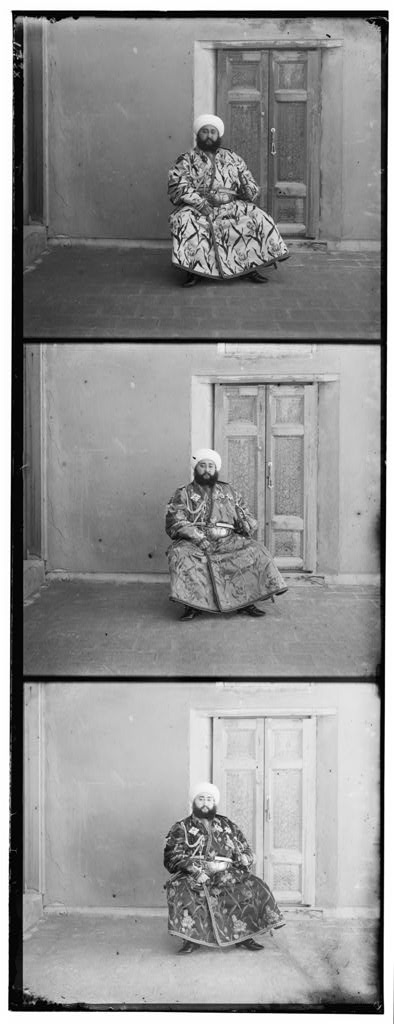
#> input picture tasks/task1/00153v.jpg, 394 x 1024 px
$ jupyter execute task_key.ipynb
#> lines starting #> are read from the running program, lines starting #| are printed output that depends on the picture
# Task

Sergei Mikhailovich Prokudin-Gorskii (1863-1944), a pioneering photographer extensively traveled the Russian Empire from 1909 to 1915, capturing thousands of images. Employing an early color technology, he recorded three images of each scene onto glass plates using red, green, and blue filters.

Your task is to take Gorskii glass plate RGB color channels and produce a color image with as few visual artifacts as possible (ignore the artifacts at the image boundaries). To do this, you will need to read the image file, extract the three color channel images, place them on top of each other, and align them so that they form a single RGB color image. You will need to implement this in Python.

**Note** that the channel order for all files from top to bottom is BGR, not RGB!

[cell 1]
import cv2 as cv
from matplotlib import pyplot as plt
import numpy as np

[cell 2]
ausid = 12345 # use last five digits of your ausid, e.g 83452
if ausid % 3 == 0: filename = '00153v.jpg'
if ausid % 3 == 1: filename = '00149v.jpg'
if ausid % 3 == 2: filename = '00351v.jpg'
img = cv.imread(filename, cv.IMREAD_GRAYSCALE)
#> img is the input picture: shape (1024, 394); min 0, max 255, mean 145.2

h,w = img.shape
#> h = 1024; w = 394
h = int(h/3)
#> h = 341

b = img[0:h, :]
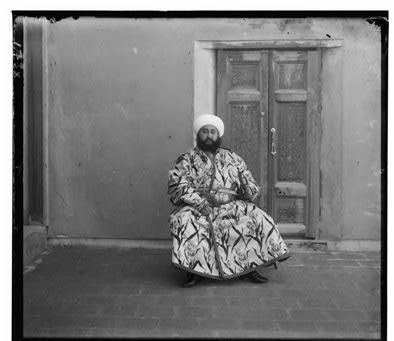
#> b: shape (341, 394); min 0, max 255, mean 119.9
g = img[h:2*h, :]
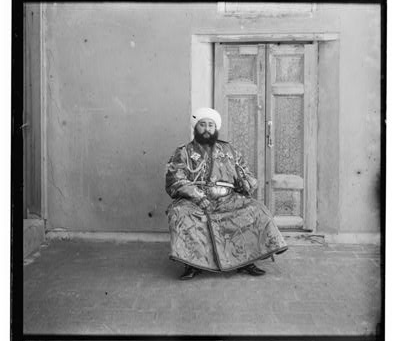
#> g: shape (341, 394); min 0, max 255, mean 142.5
r = img[2*h:3*h, :]
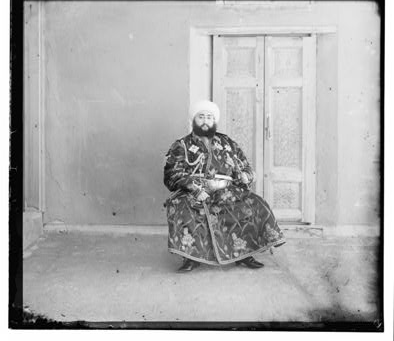
#> r: shape (341, 394); min 0, max 255, mean 173.1
stacked = np.dstack((b,g,r))
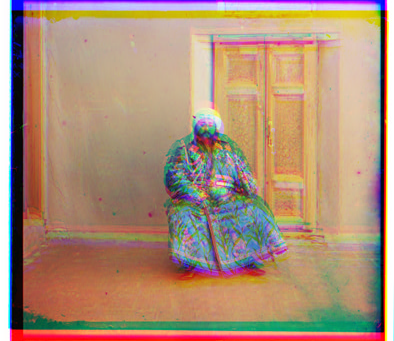
#> stacked: shape (341, 394, 3); mean of channels 0, 1, 2 119.9, 142.5, 173.1; drawn as B, G, R
#plt.imshow(cv.cvtColor(stacked, cv.COLOR_BGR2RGB))
plt.subplot(1,3,1)
plt.imshow(b[0:100, 150:250], cmap='gray')
plt.subplot(1,3,2)
plt.imshow(g[0:100, 150:250], cmap='gray')
plt.subplot(1,3,3)
plt.imshow(r[0:100, 150:250], cmap='gray')

k = np.zeros((7,7))
k[3,0] = 1
g_ = cv.filter2D(g, cv.CV_8U, k)
r_ = cv.filter2D(r, cv.CV_8U, k)

k = np.zeros((7,7))
k[0,3] = 1
g_ = cv.filter2D(g_, cv.CV_8U, k)
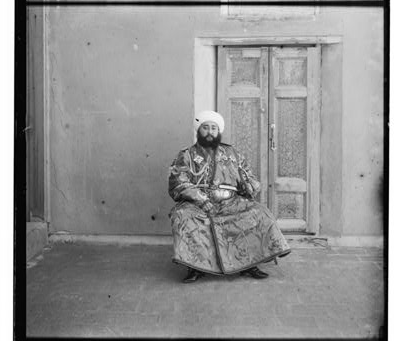
#> g_: shape (341, 394); min 0, max 255, mean 142.9
g_ = cv.filter2D(g_, cv.CV_8U, k)
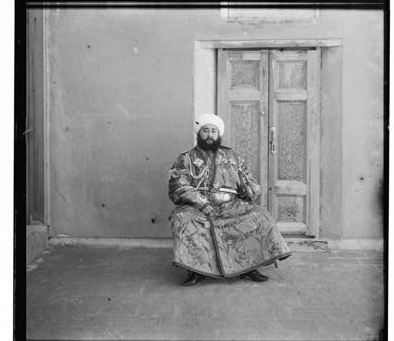
#> g_: shape (341, 394); min 0, max 255, mean 142.9
r_ = cv.filter2D(r_, cv.CV_8U, k)
r_ = cv.filter2D(r_, cv.CV_8U, k)
r_ = cv.filter2D(r_, cv.CV_8U, k)
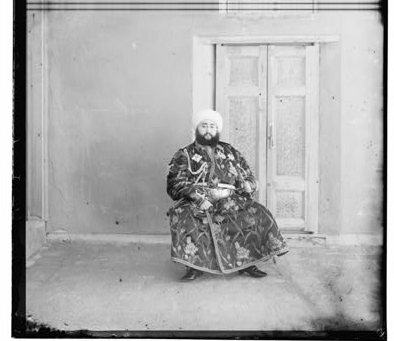
#> r_: shape (341, 394); min 0, max 255, mean 170.9
r_ = cv.filter2D(r_, cv.CV_8U, k)
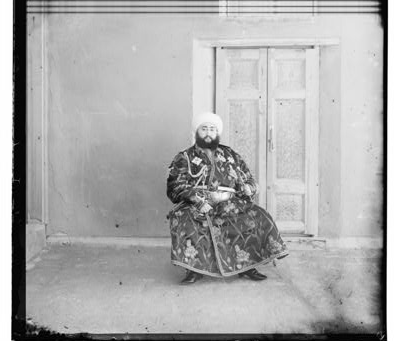
#> r_: shape (341, 394); min 0, max 255, mean 171.2


plt.figure()
plt.subplot(1,3,1)
plt.imshow(b[0:100, 150:250], cmap='gray')
plt.subplot(1,3,2)
plt.imshow(g_[0:100, 150:250], cmap='gray')
plt.subplot(1,3,3)
plt.imshow(r_[0:100, 150:250], cmap='gray')

plt.figure()
stacked = np.dstack((b,g_,r_))
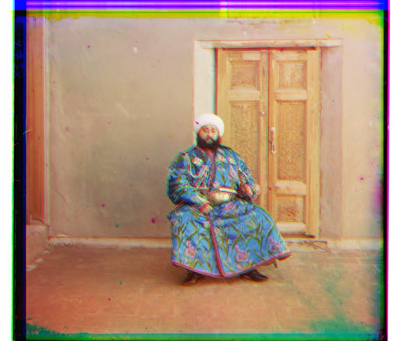
#> stacked: shape (341, 394, 3); mean of channels 0, 1, 2 119.9, 142.9, 171.2; drawn as B, G, R
plt.imshow(cv.cvtColor(stacked, cv.COLOR_BGR2RGB))
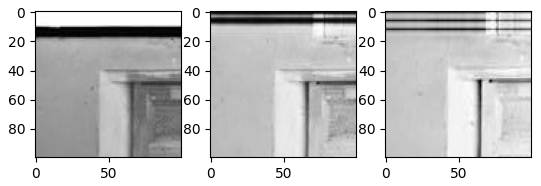
#> figure drawn by matplotlib, 3 panels
